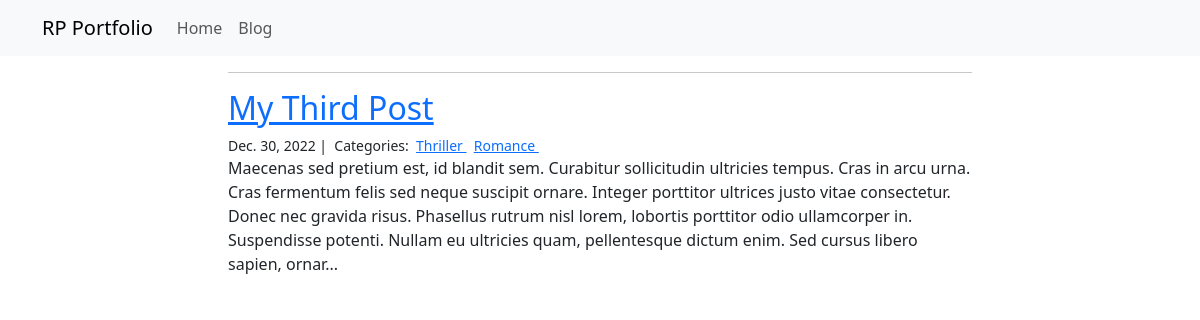
Screenshot of /blog/Thriller/ with the database file from the repository.
### blog/models.py (models this page shows, shortened)
class Post(models.Model):
    title = models.CharField(max_length=255)
    body = models.TextField()
    created_on = models.DateTimeField(auto_now_add=True)
    last_modified = models.DateTimeField(auto_now=True)
    categories = models.ManyToManyField('Category', related_name='posts')

class Category(models.Model):
    name = models.CharField(max_length=20)

### blog/views.py (the view)
# urls.py: path("<category>/", views.category, name="category"),
def category(request, category):
    return render(request, "blog/category.html", {
        "posts": Post.objects.filter(categories__name__contains=category).order_by('-created_on')
    })

### blog/templates/blog/category.html (shortened to what this page needs)
{% extends "layout.html" %}
{% block page_content %}
<div class="col-md-8 offset-md-2">
    <hr>
    {% for post in posts %}
        <h2><a href="{% url 'detail' post.pk%}">{{ post.title }}</a></h2>
        <small>
            {{ post.created_on.date }} |&nbsp;
            Categories:&nbsp;
            {% for category in post.categories.all %}
            <a href="{% url 'category' category.name %}">
                {{ category.name }}
            </a>&nbsp;
            {% endfor %}
        </small>
        <p>{{ post.body | slice:":400" }}...</p>
    {% endfor %}
</div>
{% endblock %}

### rows the page displays
Post: title "My Third Post", created_on "Dec. 30, 2022", body "Maecenas sed pretium est, id blandit sem. Curabitur sollicitudin ultricies tempus. Cras in arcu urna. Cras fermentum felis sed neque suscipit ornare. Integer porttitor ultrices justo vitae consectetur. Donec nec gravida risus. Phasellus rutrum nisl lorem, lobortis porttitor odio ullamcorper in. Suspendisse potenti. Nullam eu ultricies quam, pellentesque dictum enim. Sed cursus libero sapien, ornar"
Category: name "Thriller"
Category: name "Romance"
